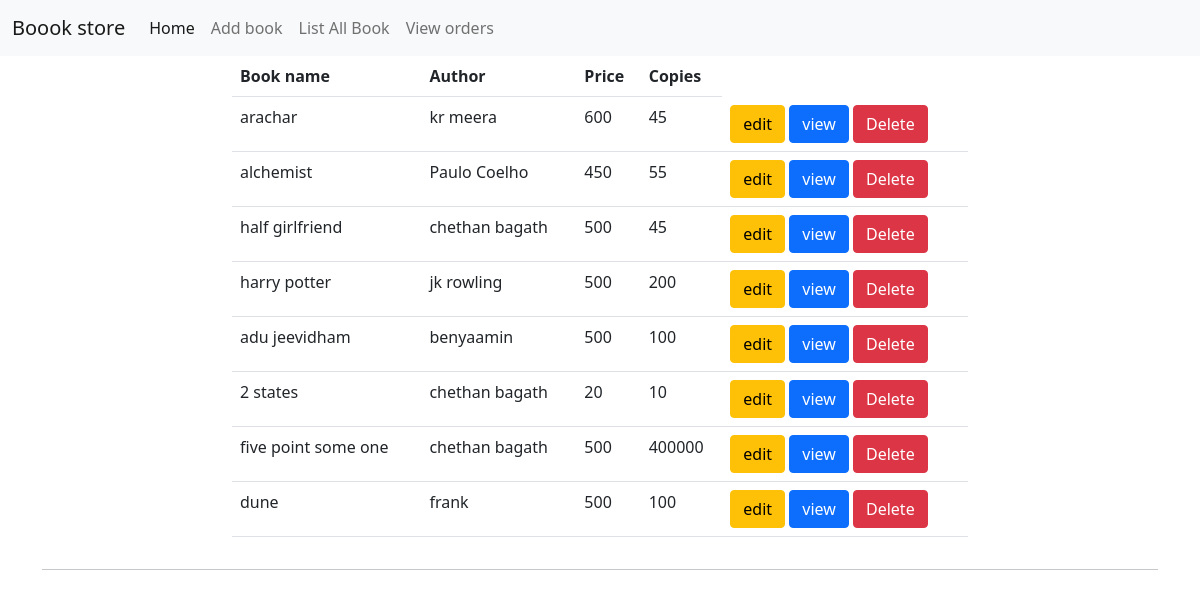
The app's page /books/list with its own data.
### book/models.py (models this page shows, shortened)
class Books(models.Model):
    book_name = models.CharField(max_length=120, unique=True)
    author = models.CharField(max_length=80)
    amount = models.PositiveIntegerField()
    copies = models.PositiveIntegerField()
    image = models.ImageField(upload_to="images", null=True)

### book/views.py (the view)
# urls.py: path('books/list', bv.BookList.as_view(), name="allbooks"),
class BookList(ListView):
    model = Books
    template_name = "book_list.html"
    context_object_name = "books"

### book/templates/book_list.html
{%extends 'base.html'%}
{%block body_block%}
<div class="row">
    <div class="col-2"></div>
    <div class="col-8">
        <table class="table">
            <tr>
                <th>Book name</th>
                <th>Author</th>
                <th>Price</th>
                <th>Copies</th>
            </tr>
            {%for book in books%}
            <tr>
                <td>{{book.book_name}}</td>
                <td>{{book.author}}</td>
                <td>{{book.amount}}</td>
                <td>{{book.copies}}</td>
                <td>
                    <a href="{%url 'change book' book.id%}" class="btn btn-warning">edit</a>
                    <a href="{%url 'book details' book.id%}" class="btn btn-primary">view</a>
                    <a href="{%url 'delete book' book.id%}" class="btn btn-danger">Delete</a>
                </td>
                {%endfor%}
            </tr>
        </table>
    </div>
    <div class="col-2"></div>
</div>
<hr>
{%endblock%}

### records on screen
Books: book_name "arachar", author "kr meera", amount "600", copies "45"
Books: book_name "alchemist", author "Paulo Coelho", amount "450", copies "55"
Books: book_name "half girlfriend", author "chethan bagath", amount "500", copies "45"
Books: book_name "harry potter", author "jk rowling", amount "500", copies "200"
Books: book_name "adu jeevidham", author "benyaamin", amount "500", copies "100"
Books: book_name "2 states", author "chethan bagath", amount "20", copies "10"
Books: book_name "five point some one", author "chethan bagath", amount "500", copies "400000"
Books: book_name "dune", author "frank", amount "500", copies "100"
